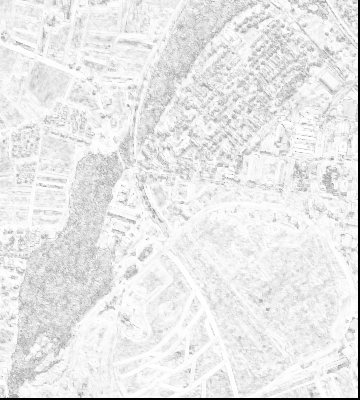
#> input picture Lab1/week3/outputs/scene_1-01-ncc_15x15.png, 360 x 400 px, given in place of pan000_wal8_scene2.tif, which was not available
$ jupyter execute --allow-errors L1W3.ipynb   (shell and % lines are left out)
#> lines starting #> are read from the running program, lines starting #| are printed output that depends on the picture; pictures that were not available may be replaced by others from this repository, and a replacement may not be noted
### Lab1/week3/rpc.py
import numpy as np


# [47 lines left out: function rpc, not called in this run]


# No cheating :) - Daudt

def inv(A,x):
    out, _, _, _ = np.linalg.lstsq(A, x)
    return out

# [124 lines left out: function rpc_inv, not called in this run]


def deg2utm(X_in):
    X = X_in
    utmzone = []
    for i in range(X.shape[1]):
        la = X[0, i]
        lo = X[1, i]

        sa = 6378137.000000
        sb = 6356752.314245

        e2 = np.sqrt((sa ** 2) - (sb ** 2)) / sb
        e2sq = e2 ** 2
        c = (sa ** 2) / sb

        lat = la * (np.pi / 180)
        lon = lo * (np.pi / 180)

        Huso = np.fix((lo / 6) + 31)
        S = ((Huso * 6) - 183)
        deltaS = lon - (S * (np.pi / 180))

        if la < -72:
            letter = 'C'
        elif la < -64:
            letter = 'D'
        elif la < -56:
            letter = 'E'
        elif la < -48:
            letter = 'F'
        elif la < -40:
            letter = 'G'
        elif la < -32:
            letter = 'H'
        elif la < -24:
            letter = 'J'
        elif la < -16:
            letter = 'K'
        elif la < -8:
            letter = 'L'
        elif la < 0:
            letter = 'M'
        elif la < 8:
            letter = 'N'
        elif la < 16:
            letter = 'P'
        elif la < 24:
            letter = 'Q'
        elif la < 32:
            letter = 'R'
        elif la < 40:
            letter = 'S'
        elif la < 48:
            letter = 'T'
        elif la < 56:
            letter = 'U'
        elif la < 64:
            letter = 'V'
        elif la < 72:
            letter = 'W'
        else:
            letter = 'X'

        a = np.cos(lat) * np.sin(deltaS)
        epsilon = 0.5 * np.log((1 +  a) / (1 - a))
        nu = np.arctan(np.tan(lat) / np.cos(deltaS)) - lat
        v = (c / ((1 + (e2sq * (np.cos(lat)) ** 2))) ** 0.5) * 0.9996
        ta = (e2sq / 2) * epsilon ** 2 * (np.cos(lat)) ** 2
        a1 = np.sin(2 * lat)
        a2 = a1 * (np.cos(lat)) ** 2
        j2 = lat + (a1 / 2)
        j4 = ((3 * j2) + a2) / 4
        j6 = ((5 * j4) + (a2 * (np.cos(lat)) ** 2)) / 3
        alpha = (3 / 4) * e2sq
        beta = (5 / 3) * alpha ** 2
        gama = (35 / 27) * alpha ** 3
        Bm = 0.9996 * c * (lat - alpha * j2 + beta * j4 - gama * j6)
        xx = epsilon * v * (1 + (ta / 3)) + 500000
        yy = nu * v * (1 + ta) + Bm

        if yy < 0:
            yy += 9999999

        X[0, i] = xx
        X[1, i] = yy

        utmzone.append('{} {}'.format(str(int(Huso)).zfill(2), letter))

    return X, utmzone

### Lab1/week3/cross_correlation.py
import numpy as np
from scipy.signal import correlate2d


def normalize(x_in):
    """Normalizes x_in to have mean 0 and L2 norm 1.

    Args:
        x_in: input vector

    Returns:
        x: normalized x_in
    """

    # Subtract mean
    # check if the axis argument makes sense
    # x = x_in - np.mean(x_in, axis=None)
    x = x_in - np.mean(x_in, axis=1)
    if np.linalg.norm(x) == 0:
        return x
    # Divide by norm, look into np.linalg.norm. Be careful not to divide by 0
    x /= np.linalg.norm(x)
    assert 1 + 1e-3 > np.linalg.norm(x) > 1 - 1e-3
    return x


# [42 lines left out: function cross_correlation, not called in this run]

### Lab1/week3/L1W3.ipynb
[cell 1]
# Rodrigo Caye Daudt
# rodrigo.cayedaudt@geod.baug.ethz.ch
# 02/2021

from skimage import io
import numpy as np
import os
import matplotlib
import matplotlib.pyplot as plt
from tqdm import tqdm
from scipy import io as sio

import rpc
import cross_correlation

[cell 2]
# General parameters

# Choose which scene will be analysed
SCENE_NUMBER = 2 # 1 or 2

FORCE_RECOMPUTE = False # If True, ignores saved .npz files

# Define parameters
template_radius = 3 # 3 or 7 for a window of size 7 or 15
stride = 5 # 25 or 50 for testing code, 5 for generating final results
search_window_radius = 10 + template_radius # don't change this

[cell 3]
# Load data

# Load images
img1 = io.imread('data/pan000_wal8_scene{}.tif'.format(str(SCENE_NUMBER)))
#> img1 is the input picture: shape (400, 360); min 0, max 255, mean 232
img2 = io.imread('data/pan001_wal8_scene{}.tif'.format(str(SCENE_NUMBER)))
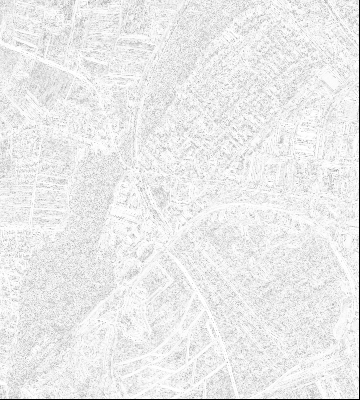
#> input picture Lab1/week3/outputs/scene_1-01-ncc_7x7_stride_5.png, 360 x 400 px, given in place of pan001_wal8_scene2.tif, which was not available
#> img2 is the input picture: shape (400, 360); min 0, max 255, mean 234.5

# Load affine transform
#> (the rest of this cell did not finish here and is left out)

#> (a cell that did not finish here is left out)

[cell 5]
h1 = np.array([[1, 2], [2, 3]])
h2 = np.array([[2, 4], [1, 6]])
m1 = np.mean(h1, axis=None)
h1 * h2

[cell 6]
m1

[cell 7]
np.linalg.norm(cross_correlation.normalize(h1)), cross_correlation.normalize(h1)

[cell 8]
h1, np.mean(h1, axis=1)

[cell 9]
# Main normalized cross correlation loop - results are saved the first time and loaded by default for convenience
# IMPORTANT NOTE: axis 0 is Y and axis 1 is X

force_points_recompute = False
FORCE_RECOMPUTE = False
#> (the rest of this cell did not finish here and is left out)

[cell 10]
matched_points_y_img1[-5: ], matched_points_y_img2[-5: ]
# np.min(approxY), np.max(approxY), np.min(approxX), np.max(approxX)
# approxX[:5], approxY[:5]
np.mean(matched_points_ncc)

[cell 11]
np.array(matched_points_x_img1) - np.array(matched_points_x_img2)
np.array(matched_points_y_img1) - np.array(matched_points_y_img2)
# np.min(ncc_vis), np.max(ncc_vis)

[cell 12]
# Plot and save

# NCC
ncc_vis2 = ncc_vis.copy()
ncc_vis2[ncc_vis < 0.6] = 0
fig = plt.figure()
io.imshow(ncc_vis2, cmap='jet')
plt.title('Normalized cross correlation')
io.imsave(f'outputs/scene_{SCENE_NUMBER}-01-ncc_{2*template_radius+1}x{2*template_radius+1}.png', 0.5 + 0.5 * ncc_vis)
plt.savefig(f'outputs/scene_{SCENE_NUMBER}-01-ncc_{2*template_radius+1}x{2*template_radius+1}.pdf')
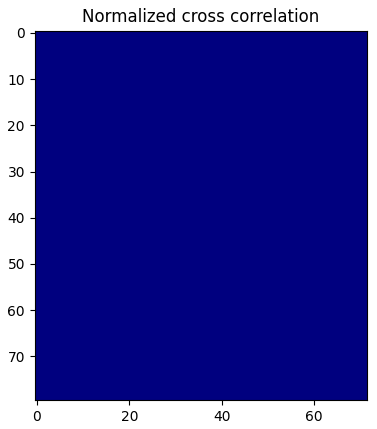
#> figure drawn by matplotlib, 1 panel

# Displacement
# the vector difference between the matched point in img1 and img2
plt.figure()
plt.title('Displacement')
io.imshow(displacement_vis, cmap='jet')
io.imsave(f'outputs/scene_{SCENE_NUMBER}-02-displacement_{2*template_radius+1}x{2*template_radius+1}.png', displacement_vis / displacement_vis.max())
#> displacement_vis: shape (80, 72) float64; every value is -1
plt.savefig(f'outputs/scene_{SCENE_NUMBER}-02-displacement_{2*template_radius+1}x{2*template_radius+1}.pdf')

[cell 13]
np.min(ncc_vis2), np.max(ncc_vis2)

[cell 14]
# Forward intersection

if FORCE_RECOMPUTE or force_points_recompute or not os.path.exists(f'outputs/points_scene_{SCENE_NUMBER}_{2*template_radius+1}x{2*template_radius+1}.npz'):

    # Offsets that were used to crop images 1 and 2 for scenes 1 and 2
    if SCENE_NUMBER == 1:
        cut_image1 = np.array([6900, 11000, 0])
        cut_image2 = cut_image1 + [-50, -200, 0]
    elif SCENE_NUMBER == 2:
        cut_image1 = np.array([800, 14200, 0])
        cut_image2 = cut_image1 + [-150, -100, 0]
    else:
        print('Scene number must be 1 or 2.')
        raise Exception

    # Initial value for iterative search in forward intersection. Don't change this value, it works for all points.
    X0 = np.array([46.0, 7.0, 650.0, 1.0])

    X = np.zeros((4,0))
    for i in tqdm(range(len(matched_points_ncc))):
        if matched_points_ncc[i] >= 0.6:
            # Define point coordinates in image 1 and image 2 (considering cut offset)
            x1 = [matched_points_x_img1[i], matched_points_y_img1[i], 1] + cut_image1
            x2 = [matched_points_x_img2[i], matched_points_y_img2[i], 1] + cut_image2

            # Affine RPC refinement
            xc1 = np.matmul(np.linalg.pinv(aff1), x1)
            xc2 = np.matmul(np.linalg.pinv(aff2), x2)

            # Forward intersection
            X_new = rpc.rpc_inv(X0.copy(),xc1,xc2,coeff1,I1,O1,coeff2,I2,O2)


            # Store result
            X = np.concatenate((X,X_new), axis=1)

    # Convert points back to UTM 32 N
    Xn, utm_zones = rpc.deg2utm(X)


    print('Saving points...')
    np.savez(f'outputs/points_scene_{SCENE_NUMBER}_{2*template_radius+1}x{2*template_radius+1}.npz', Xn, utm_zones)
    print('\nSaved. Use visaluse_points.py to plot points.')
else:
    print('Loading previous points...')
    X = np.load(f'outputs/points_scene_{SCENE_NUMBER}_{2*template_radius+1}x{2*template_radius+1}.npz')['arr_0']

[cell 15]
(f'outputs/points_scene_{SCENE_NUMBER}_{2*template_radius+1}x{2*template_radius+1}.npz')

[cell 16]
# visualize matches

from mpl_toolkits.mplot3d import Axes3D

RADIUS = template_radius

if not os.path.exists(f'outputs/points_scene_{SCENE_NUMBER}_{2*RADIUS+1}x{2*RADIUS+1}.npz'):
    print('\n\nPoints must me precomputed.\n\n')
    raise Exception

X = np.load(f'outputs/points_scene_{SCENE_NUMBER}_{2*RADIUS+1}x{2*RADIUS+1}.npz')['arr_0']

fig = plt.figure()
ax = fig.add_subplot(111, projection='3d')
ax.scatter(X[0,:], X[1,:], X[2,:], marker='.')
plt.show()
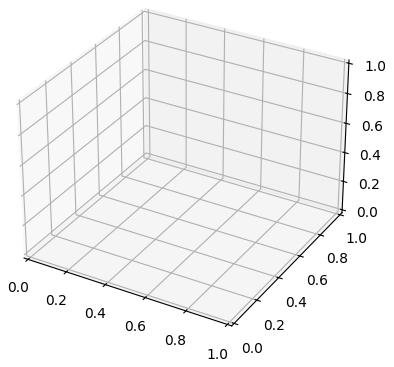
#> figure drawn by matplotlib, 1 panel

[cell 17]
Xn.shape
